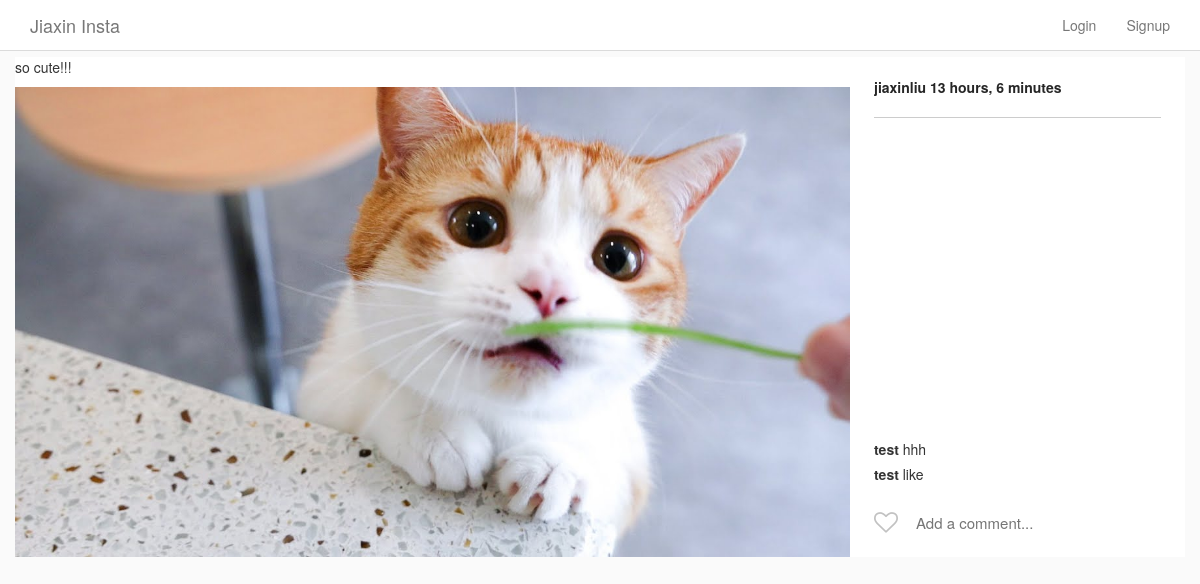
/post/1/, run on an earlier commit of the app's database.
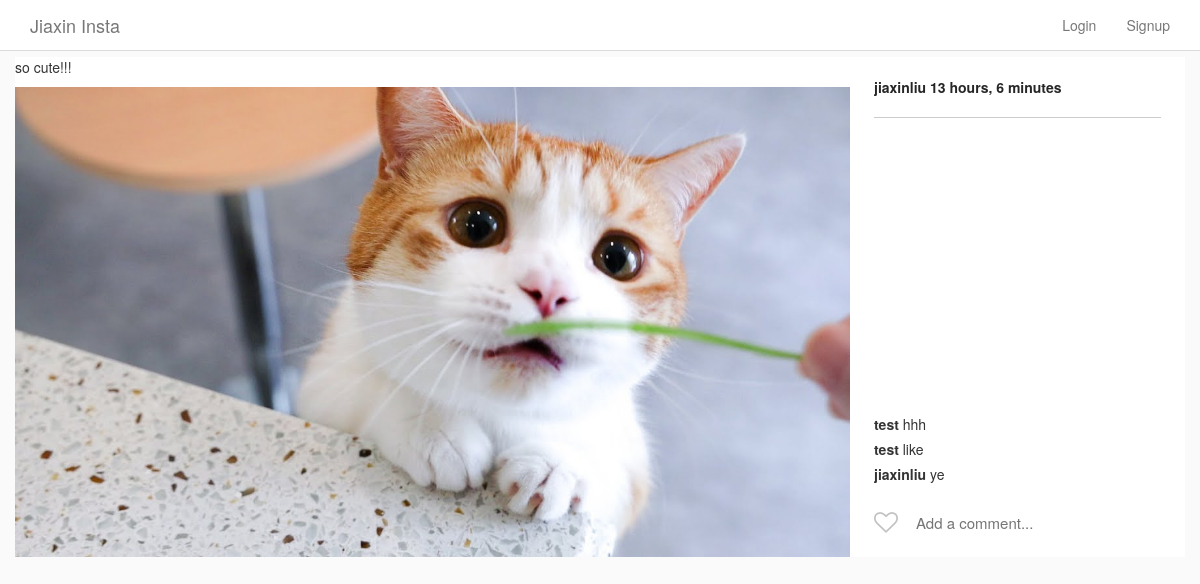
And on a later commit of the database.
### Insta/models.py (models this page shows, shortened)
class Post(models.Model):
    author = models.ForeignKey(
        InstaUser,
        on_delete=models.CASCADE,
        related_name='my_posts'
    )
    title = models.TextField(blank=True, null=True)
    image = ProcessedImageField(
        upload_to='static/images/posts',
        format='JPEG',
        options={'quality':100},
        blank=True,
        null=True
    )
    posted_on = models.DateTimeField(
        auto_now_add=True,
        editable=False,
    )
    def get_like_count(self):
        return self.likes.count()

class  InstaUser(AbstractUser):
    profile_pic = ProcessedImageField(
        upload_to='static/images/profiles',
        format='JPEG',
        options={'quality':100},
        blank=True,
        null=True
    )

class Comment(models.Model):
    post = models.ForeignKey(
        Post,
        on_delete=models.CASCADE,
        related_name='comments')
    user = models.ForeignKey(
        InstaUser,
        on_delete=models.CASCADE,
        related_name='comments')
    comment = models.CharField(max_length=100)
    posted_on = models.DateTimeField(auto_now_add=True, editable=False)

### Insta/views.py (the view)
# urls.py: path('post/<int:pk>/', PostDetailView.as_view(), name='post_detail'),
class PostDetailView(DetailView):
    model = Post
    template_name = 'post_detail.html'

### Insta/templatetags/custom_tags.py (called while the page is built)
@register.simple_tag
def has_user_liked_post(post, user):
    try:
        like = Like.objects.get(post=post, user=user)
        return "fa-heart"
    except:
        return "fa-heart-o"

### templates/post_detail.html (shortened to what this page needs)
{% extends 'base.html' %}
{% load custom_tags %}
{% block content %}
<div class="row single-post">
    <div class="single-post-card view-update {{ object.pk }}">
        <div class="header">
            <a href="{% url 'user_detail' object.author.pk %}">
                {{ object.author.username }}
                <span class="poster__timestamp">
                    {{ post.posted_on|timesince }}
                </span>
            </a>
        </div>
        <p>{{ post.title }}</p>
        <div class="image__wrapper">
            <img class="card__main-image" src="/{{object.image}}" width="1000", height="1000">
        </div>
        <div class="comments-portion">
            <ul class="comment-list">
                {% for comment in object.comments.all %}
                <li class="comment-list__comment">
                    <a href="{% url 'user_detail' comment.user.pk %}" class="user">
                        {{ comment.user.username }}
                    </a>
                    <span class="comment">{{ comment.comment }}</span>
                </li>
                {% endfor %}
            </ul>
            <section class="input-row">
                <i class="fa {% has_user_liked_post post user %} submit-like" aria-hidden="true"></i>
                <div class="comment-input-wrapper">
                    <input class="add-comment" type="text" placeholder="Add a comment...">
                </div>
            </section>
        </div>
    </div>
</div>
{% endblock content %}

### templates/base.html (shortened to what this page needs)
<html>
    {% load static %}
    <head>
        <link href="{% static 'vendor/bootstrap/css/bootstrap.min.css' %}" rel="stylesheet">
        <link href="{% static 'vendor/font-awesome-4.6.3/css/font-awesome.min.css' %}" rel="stylesheet">
        <link href="{% static 'css/style.css' %}" rel="stylesheet">
    </head>
    <body>
        {% include 'header.html' %}
        <div class="content-wrapper">
            <div class="container">
                {% block content %}
                {% endblock content %}
            </div>
        </div>
    </body>
</html>

### templates/header.html
{% load custom_tags %}
<div class="navbar navbar-default navbar-fixed-top" id="main-nav">
    <div class="container desktop">
        <div class="navbar-header">
            <a href="{% url 'posts' %}" class="navbar-brand">Jiaxin Insta</a>
        </div>
        <div id="navbar-main">
            <ul class="nav navbar-nav navbar-right">
                {% if request.user.is_authenticated %}
                    <li>
                        <a href="{% url 'posts' %}">
                            <i class="fa fa-home" aria-hidden="true"></i>
                        </a>
                    </li>
                    <li><a href="{% url 'explore' %}"><i class="fa fa-search" aria-hidden="true"></i></a></li>
                    <li><a href="{% url 'make_post' %}"><i class="fa fa-plus" aria-hidden="true"></i></a></li>
                    <li><a href="{% url 'user_detail' user.id %}"><i class="fa fa-user" aria-hidden="true"></i></a></li>
                    <li><a href="{% url 'logout' %}"><i class="fa fa-sign-out" aria-hidden="true"></i></a></li>
                {% else %}
                    <li>
                        <a href="{% url 'login' %}">Login</a>
                    </li>
                    <li>
                        <a href="{% url 'signup' %}">Signup</a>
                    </li>
                {% endif %}
            </ul>
        </div>
    </div>
</div>

### static/css/style.css (style rules this page uses)
html { height: 100%; }
body { min-height: 100%; background-color: #fafafa; }
.content-wrapper { margin-top: 57px; margin-bottom: 60px; background-color: #fafafa; }
.navbar { background-color: #fff; border-bottom-color: #dbdbdb; }
.card__main-image { max-width: 100%; max-height: 600px; height: auto; margin: 0 auto; display: block; }
.comment-list { list-style: none; margin: 0; padding: 0; }
.comment-list__comment { margin-top: 5px; margin-bottom: 5px; }
.comment-list__comment .user { color: #333; font-weight: bold; }
.single-post-card { display: flex; align-items: stretch; box-sizing: border-box; flex-direction: column; flex-shrink: 0; padding-right: 335px; width: 100%; position: relative; background-color: #fff; }
.single-post-card .header, .single-post-card .comments-portion { display: flex; flex-shrink: 0; }
.single-post-card .header { border-bottom: 1px solid #ccc; padding: 20px 0; flex-direction: row; position: absolute; top: 0; right: 24px; width: 287px; display: flex; align-items: center; }
.single-post-card .header a { color: #262626; font-weight: bold; }
.single-post-card .comments-portion { position: absolute; bottom: 0; right: 0; width: 335px; padding: 0 24px; flex-direction: column; }
.input-row { position: relative; display: flex; align-items: center; height: 68px; padding-left: 40px; }
.input-row .submit-like { cursor: pointer; position: absolute; top: 32%; left: 0; color: #C2C2C2; font-size: 24px; }
.input-row .comment-input-wrapper { display: inline-block; color: #262626; font-size: 15px; width: 100%; }
.input-row .comment-input-wrapper input { width: 100%; border: none; outline: none; }

What changed in the data, as far as the page shows it:
added Comment: user.username "jiaxinliu", comment "ye"
